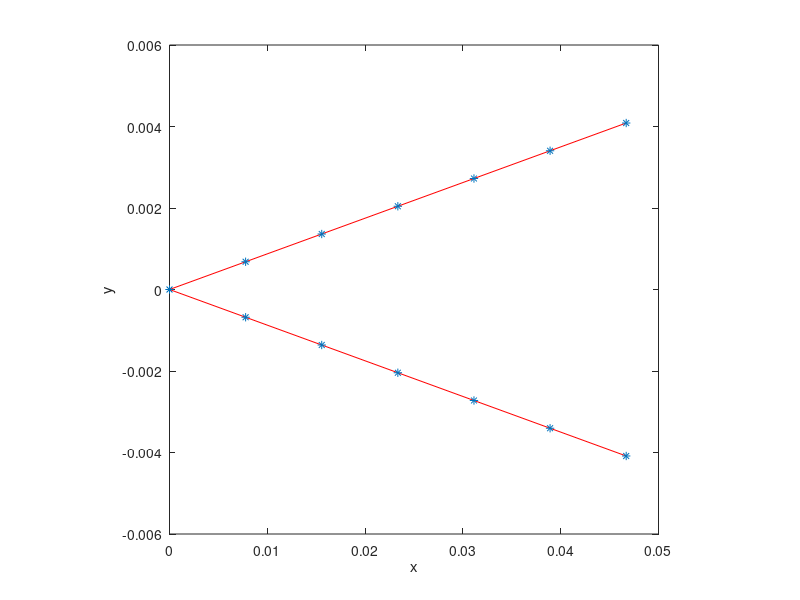

Write MATLAB code to recreate this figure.
%-------------------------------------------------------------------------------------------------------------------%
%
% IB2d is an Immersed Boundary Code (IB) for solving fully coupled non-linear 
% 	fluid-structure interaction models. This version of the code is based off of
%	Peskin's Immersed Boundary Method Paper in Acta Numerica, 2002.
%
% Author: Nicholas A. Battista
% Email:  nick.battista@unc.edu
% Date Created: September 9th, 2016
% Institution: UNC-CH
%
% This code is capable of creating Lagrangian Structures using:
% 	1. Springs
% 	2. Beams (*torsional springs)
% 	3. Target Points
%	4. Muscle-Model (combined Force-Length-Velocity model, "HIll+(Length-Tension)")
%
% One is able to update those Lagrangian Structure parameters, e.g., spring constants, resting %%	lengths, etc
% 
% There are a number of built in Examples, mostly used for teaching purposes. 
% 
% If you would like us %to add a specific muscle model, please let Nick (nick.battista@unc.edu) know.
%
%--------------------------------------------------------------------------------------------------------------------%

%%%%%%%%%%%%%%%%%%%%%%%%%%%%%%%%%%%%%%%%%%%%%%%%%%%%%%%%%%%%%%%%%%%%%%%%%%%%%%%%%%%%%%
%
% FUNCTION: creates the geometry and prints associated input files
%
%%%%%%%%%%%%%%%%%%%%%%%%%%%%%%%%%%%%%%%%%%%%%%%%%%%%%%%%%%%%%%%%%%%%%%%%%%%%%%%%%%%%%%

function Make_Scallop_Geo_and_Input_Files()

%
% Grid Parameters (MAKE SURE MATCHES IN input2d !!!)
%
Nx =  64;        % # of Eulerian Grid Pts. in x-Direction (MUST BE EVEN!!!)
Lx = 1.0;        % Length of Eulerian Grid in x-Direction
dx = Lx/Nx;      % Grid spatial resolution

%
% Immersed Structure Geometric / Dynamic Parameters %
%
ds = 0.5*dx;              % Lagrangian Pt. Spacing (2x resolution of Eulerian grid)
struct_name = 'scallop'; % Name for .vertex, .spring, etc files. (must match what's in 'input2d')


% Call function to construct geometry
[xLag,yLag] = give_Me_Immsersed_Boundary_Geometry(ds,Lx);


% Plot Geometry to test
plot(xLag,yLag,'r-'); hold on;
plot(xLag,yLag,'*'); hold on;
xlabel('x'); ylabel('y');
axis square;



% Prints .vertex file!
print_Lagrangian_Vertices(xLag,yLag,struct_name);


% Prints .spring file!
k_Spring = 2.5e4;                    % Spring stiffness (does not need to be equal for all springs)
ds_Rest = ds;                        % Spring resting length (does not need to be equal for all springs)
print_Lagrangian_Springs(xLag,yLag,k_Spring,ds_Rest,struct_name);


% Prints .beam file!
k_Beam = 0.5;                      % Beam Stiffness (does not need to be equal for all beams)
C = compute_Curvatures(xLag,yLag); % Computes curvature of initial configuration
print_Lagrangian_Beams(xLag,yLag,k_Beam,C,struct_name);


% Prints .target file!
%k_Target = 1e7;
%print_Lagrangian_Target_Pts(xLag,k_Target,struct_name);



%%%%%%%%%%%%%%%%%%%%%%%%%%%%%%%%%%%%%%%%%%%%%%%%%%%%%%%%%%%%%%%%%%%%%%%%
%
% FUNCTION: prints VERTEX points to a file called 'struct_name'.vertex
%
%%%%%%%%%%%%%%%%%%%%%%%%%%%%%%%%%%%%%%%%%%%%%%%%%%%%%%%%%%%%%%%%%%%%%%%%

function print_Lagrangian_Vertices(xLag,yLag,struct_name)

    N = length(xLag); % Total # of Lag. Pts

    vertex_fid = fopen([struct_name '.vertex'], 'w');

    fprintf(vertex_fid, '%d\n', N );

    %Loops over all Lagrangian Pts.
    for s = 1:N
        X_v = xLag(s);
        Y_v = yLag(s);
        fprintf(vertex_fid, '%1.16e %1.16e\n', X_v, Y_v);
    end

    fclose(vertex_fid);

   
    
%%%%%%%%%%%%%%%%%%%%%%%%%%%%%%%%%%%%%%%%%%%%%%%%%%%%%%%%%%%%%%%%%%%%%%%%
%
% FUNCTION: prints SPRING points to a file called 'struct_name'.spring
%
%%%%%%%%%%%%%%%%%%%%%%%%%%%%%%%%%%%%%%%%%%%%%%%%%%%%%%%%%%%%%%%%%%%%%%%%

function print_Lagrangian_Springs(xLag,yLag,k_Spring,ds_Rest,struct_name)

    N = length(xLag);

    spring_fid = fopen([struct_name '.spring'], 'w');

    fprintf(spring_fid, '%d\n', N-1 );    % Print # of springs 

    %SPRINGS BETWEEN VERTICES
    for s = 1:N
            if s < N         
                fprintf(spring_fid, '%d %d %1.16e %1.16e\n', s, s+1, k_Spring, ds_Rest);  
            %else
            %    %Case s=N
            %    fprintf(spring_fid, '%d %d %1.16e %1.16e\n', s, 1,   k_Spring, ds_Rest);  
            end
    end
    fclose(spring_fid);     
    
    
    
%%%%%%%%%%%%%%%%%%%%%%%%%%%%%%%%%%%%%%%%%%%%%%%%%%%%%%%%%%%%%%%%%%%%%%%%
%
% FUNCTION: prints TARGET points to a file called 'struct_name'.vertex
%
%%%%%%%%%%%%%%%%%%%%%%%%%%%%%%%%%%%%%%%%%%%%%%%%%%%%%%%%%%%%%%%%%%%%%%%%

function print_Lagrangian_Target_Pts(xLag,k_Target,struct_name)

    N = length(xLag);

    target_fid = fopen([struct_name '.target'], 'w');

    fprintf(target_fid, '%d\n', N );

    %Loops over all Lagrangian Pts.
    for s = 1:N
        fprintf(target_fid, '%d %1.16e\n', s, k_Target);
    end

    fclose(target_fid); 
    
    
%%%%%%%%%%%%%%%%%%%%%%%%%%%%%%%%%%%%%%%%%%%%%%%%%%%%%%%%%%%%%%%%%%%%%%%%%%%%%%%%%%%%%
%
% FUNCTION: prints BEAM (Torsional Spring) points to a file called 'struct_name'.beam
%
%%%%%%%%%%%%%%%%%%%%%%%%%%%%%%%%%%%%%%%%%%%%%%%%%%%%%%%%%%%%%%%%%%%%%%%%%%%%%%%%%%%%%

function print_Lagrangian_Beams(xLag,yLag,k_Beam,C,struct_name)

    % k_Beam: beam stiffness
    % C: beam curvature
    
    N = length(xLag); % NOTE: Total number of beams = Number of Total Lag Pts. - 2

    beam_fid = fopen([struct_name '.beam'], 'w');

    fprintf(beam_fid, '%d\n', N-2 );

    %spring_force = kappa_spring*ds/(ds^2);

    %BEAMS BETWEEN VERTICES
    for s = 2:N-1
            if  s <= N-1         
                fprintf(beam_fid, '%d %d %d %1.16e %1.16e\n',s-1, s, s+1, k_Beam, C(s) );  
            else
                %Case s=N
                fprintf(beam_fid, '%d %d %d %1.16e %1.16e\n',s-1, s, 1,   k_Beam, C(s) );  
            end
    end
    fclose(beam_fid); 
    
    
    
%%%%%%%%%%%%%%%%%%%%%%%%%%%%%%%%%%%%%%%%%%%%%%%%%%%%%%%%%%%%%%%%%%%%%%%%
%
% FUNCTION: computes "curvature" of starting configuration
% 
% NOTE: not curvature in the traditional geometric sense, in the 'discrete'
% sense through cross product.
%
% NOTE: assumes a CLOSED structure
%
%%%%%%%%%%%%%%%%%%%%%%%%%%%%%%%%%%%%%%%%%%%%%%%%%%%%%%%%%%%%%%%%%%%%%%%%

function C = compute_Curvatures(xLag,yLag)

N = length(xLag);
C = zeros( N );

%Note: needs to be done same order as you print .beam file!
for i=1:N
   
   % Pts Xp -> Xq -> Xr (same as beam force calc.)
   
   if ( (i > 1) && (i < N) )
   
        Xp = xLag(i-1); Xq = xLag(i); Xr = xLag(i+1);
        Yp = yLag(i-1); Yq = yLag(i); Yr = yLag(i+1);
   
   elseif (i==1)
       
        Xp = xLag(N); Xq = xLag(i); Xr = xLag(i+1);
        Yp = yLag(N); Yq = yLag(i); Yr = yLag(i+1);
       
   elseif (i==N)
       
        Xp = xLag(N-1); Xq = xLag(N); Xr = xLag(1);
        Yp = yLag(N-1); Yq = yLag(N); Yr = yLag(1);
       
   end
       
   C(i) = (Xr-Xq)*(Yq-Yp) - (Yr-Yq)*(Xq-Xp); %Cross product btwn vectors
      
end
    
    
%%%%%%%%%%%%%%%%%%%%%%%%%%%%%%%%%%%%%%%%%%%%%%%%%%%%%%%%%%%%%%%%%%%%%%%%%
%
% FUNCTION: creates the Lagrangian structure geometry
%
%%%%%%%%%%%%%%%%%%%%%%%%%%%%%%%%%%%%%%%%%%%%%%%%%%%%%%%%%%%%%%%%%%%%%%%%%
 
function [xLag,yLag] = give_Me_Immsersed_Boundary_Geometry(ds,Lx)
 
% ds: Lagrangian pt. spacing
% Lx: Length of Eulerian grid
 
% The immsersed structure is initially "an angle" of 10 degrees %
ang = 10*pi/180; % original angle
L = 1/20*Lx;     % Structure will be 1/20 of the length of the grid

% Create line of points
x = 0:ds:L;
y = zeros( 1, length( x ) );

% Rotate line of points
[xB,yB] = rotate_geometry_please(x,y,-ang/2);
[xT,yT] = rotate_geometry_please(x,y,ang/2);

% Put together!
xLag = [ xB(end:-1:2) xT ];
yLag = [ yB(end:-1:2) yT ];

% TESTING GEOMETRY
% plot(xB,yB,'r*'); hold on;
% plot(xT,yT,'go'); hold on;
% for i=1:length(xLag)
%    plot( xLag(i), yLag(i), 'k+'); hold on;
%    pause();
% end



%%%%%%%%%%%%%%%%%%%%%%%%%%%%%%%%%%%%%%%%%%%%%%%%%%%%%%%%%%%%%%%%%%%%%%%%%
%
% FUNCTION: rotate set of points
%
%%%%%%%%%%%%%%%%%%%%%%%%%%%%%%%%%%%%%%%%%%%%%%%%%%%%%%%%%%%%%%%%%%%%%%%%%

function [xN,yN] = rotate_geometry_please(x,y,ang)

% x,y original (x,y) coordinates before rotation
% ang: angle rotating by

xN = zeros( 1, length( x ) ); yN = xN;
for i=1:length(x)
   xN(i) = x(i)*cos(ang) - y(i)*sin(ang); 
   yN(i) = x(i)*sin(ang) + y(i)*cos(ang); 
end





